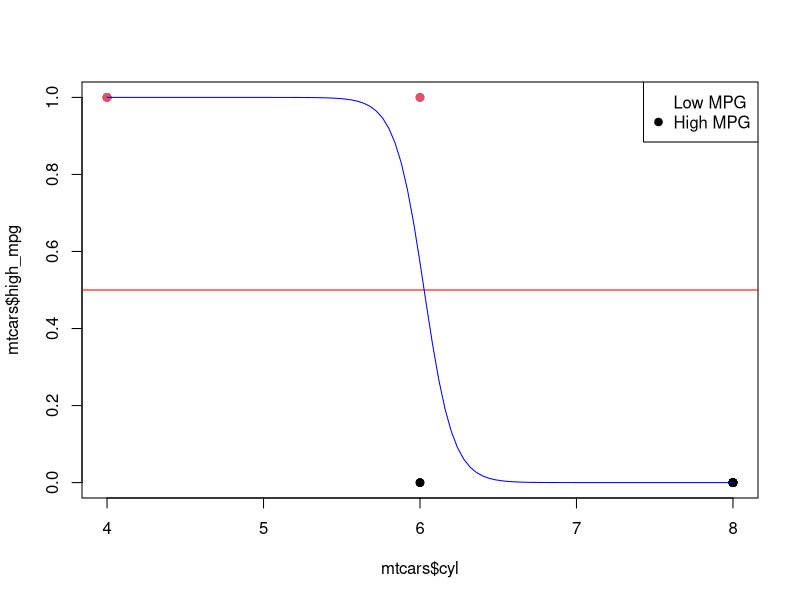
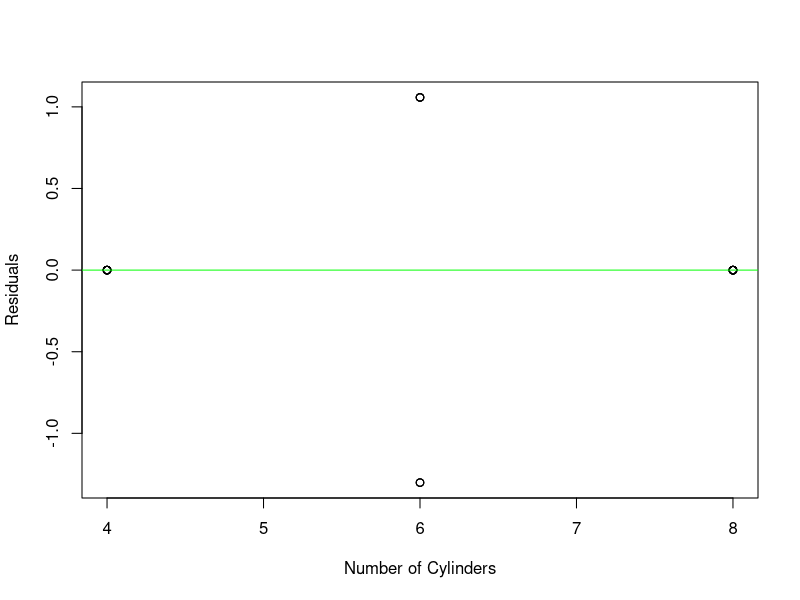

Write R code to recreate these figures, in order.
## ---- chunk 1
data(mtcars)

## ---- chunk 2
head(mtcars)
## ---- chunk 3
tail(mtcars)
## ---- chunk 4
mtcars$high_mpg <- ifelse(mtcars$mpg > median(mtcars$mpg), 1, 0)
model <- glm(high_mpg ~ cyl, data = mtcars, family = binomial)
summary(model)
## ---- chunk 5
plot(mtcars$cyl, mtcars$high_mpg, col = mtcars$high_mpg + 1, pch = 19)
abline(h = 0.5, col = "red")
curve(predict(model, data.frame(cyl = x), type = "response"), add = TRUE, col = "blue")
legend("topright", legend = c("Low MPG", "High MPG"), col = 0:1, pch = 19)
## ---- chunk 6
residuals <- residuals(model)
residuals
## ---- chunk 7

plot(mtcars$cyl, residuals, xlab = "Number of Cylinders", ylab = "Residuals")
abline(h = 0, col = "green")
## ---- chunk 8
predicted <- ifelse(predict(model, type = "response") > 0.5, 1, 0)
predicted
## ---- chunk 9
actual <- mtcars$high_mpg
confusion_matrix <- table(Predicted = predicted, Actual = actual)
confusion_matrix

## ---- chunk 10
accuracy <- sum(diag(confusion_matrix)) / sum(confusion_matrix)
accuracy
